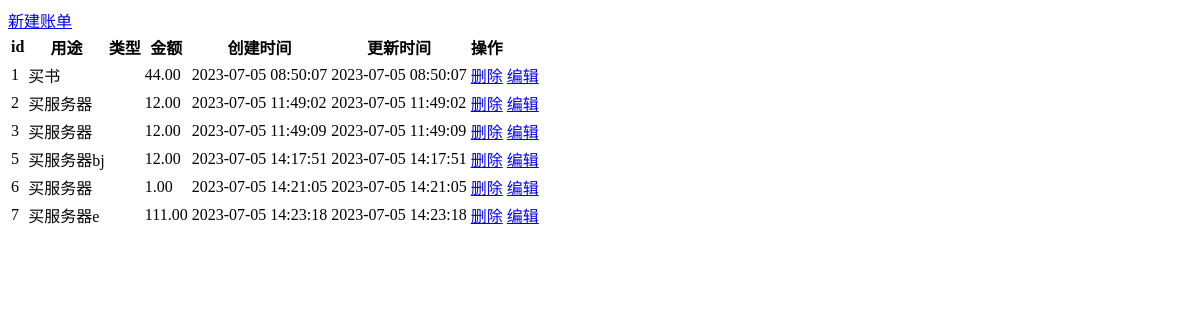
Before: / with the older database file.
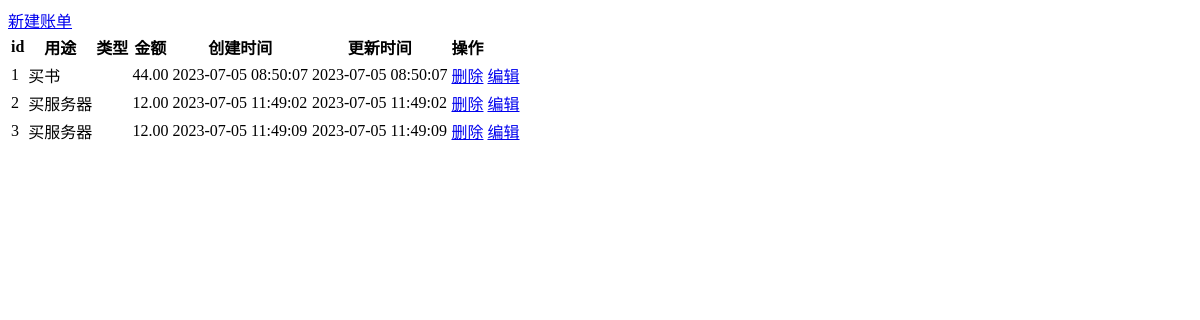
After: the same page with the newer database file.
### app/models.py (models this page shows, shortened)
class Statement(models.Model):
    CHOICES = [
        (0, '收入'),
        (1, '支出')
    ]
    id = models.AutoField(primary_key=True)
    usage = models.CharField(max_length=100)
    type = models.IntegerField(choices=CHOICES)
    amount = models.DecimalField(max_digits=10, decimal_places=2, validators=[MinValueValidator(1)])
    ctime = models.DateTimeField(auto_now_add=True)
    mtime = models.DateTimeField(auto_now=True)

### app/views.py (the view)
# urls.py: path('', views.index, name='index'),
def index(request):
    list = Statement.objects.all()
    return render(request, 'index.html', {'list': list})

### app/templates/index.html
<div><a href="{% url 'save' %}">新建账单</a></div>
<table>
    <thead>
    <tr>
        <th>id</th>
        <th>用途</th>
        <th>类型</th>
        <th>金额</th>
        <th>创建时间</th>
        <th>更新时间</th>
        <th>操作</th>
    </tr>
    </thead>
    <tbody>
    {% for model in list %}
    <tr>
        <td>{{ model.id }}</td>
        <td>{{ model.usage }}</td>
        <td>{{ model.type_str }}</td>
        <td>{{ model.amount }}</td>
        <td>{{ model.ctime|date:'Y-m-d' }} {{ model.ctime|time:'H:i:s' }}</td>
        <td>{{ model.mtime|date:'Y-m-d' }} {{ model.mtime|time:'H:i:s' }}</td>
        <td>
            <a href="{% url 'delete' model.id %}">删除</a>
        </td>
        <td>
            <a href="{% url 'save' model.id %}">编辑</a>
        </td>
    </tr>
    {% empty %}
    暂无数据
    {% endfor %}
    </tbody>
</table>

Changed rows visible on the page:
removed Statement: id "5", usage "买服务器bj", amount "12.00", ctime "2023-07-05", ctime "14:17:51", mtime "2023-07-05", mtime "14:17:51"
removed Statement: id "6", usage "买服务器", amount "1.00", ctime "2023-07-05", ctime "14:21:05", mtime "2023-07-05", mtime "14:21:05"
removed Statement: id "7", usage "买服务器e", amount "111.00", ctime "2023-07-05", ctime "14:23:18", mtime "2023-07-05", mtime "14:23:18"
